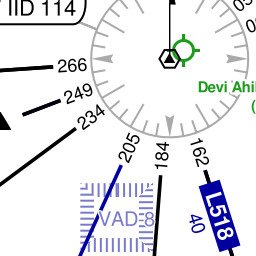
#> input picture AvMapProduct/transparent_avmap_high/sample/2__input.jpg, 256 x 256 px
$ python remove-multiple-colors.py
#> lines starting #> are read from the running program, lines starting #| are printed output that depends on the picture; after the words box and inside, x2 and y2 are one past the last pixel; in counts of white or black regions, pixels touching at a corner belong together
# For multiple Color transparent
import cv2
import numpy as np
# from google.colab.patches import cv2_imshow
# from google.colab import drive
# Mount Google Drive (if needed)
# drive.mount('/content/drive')

# Image file paths
image_path = './sample/2__input.jpg'
output_path = './sample/2__output.webp'

# Define target colors as an array of objects with tolerance
target_colors = [
    {'color': (212, 230, 230), 'tolerance': 0.10},
    {'color': (255, 255, 255), 'tolerance': 0.05},
]

# Load the image
image = cv2.imread(image_path)
#> image is the input picture: shape (256, 256, 3); mean B, G, R 235.9, 231.6, 230.6

# Check if the image is loaded successfully
if image is not None:

  # Convert the image to BGR (in case it's loaded in a different format)
  image = cv2.cvtColor(image, cv2.COLOR_BGRA2BGR)

  # Create masks for each target color
  masks = []
  for color_obj in target_colors:
    target_color = color_obj['color']
    tolerance = color_obj['tolerance']
    target_color_lower = np.array([target_color[0] * (1 - tolerance), target_color[1] * (1 - tolerance), target_color[2] * (1 - tolerance)])
    target_color_upper = np.array([target_color[0] * (1 + tolerance), target_color[1] * (1 + tolerance), target_color[2] * (1 + tolerance)])
    mask = cv2.inRange(image, target_color_lower, target_color_upper)
    print('Mask for color ',target_color)
    # cv2_imshow(mask)
    masks.append(mask)
#> this loop made 2 passes
#> pass 1, `mask = cv2.inRange(image, target_color_lower, target_color_upper)`:
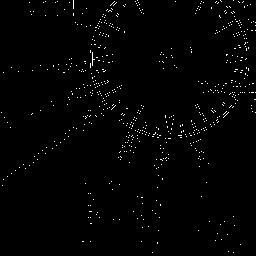
#> mask: shape (256, 256); 1.3% white in thin lines or dots
#> pass 2, `mask = cv2.inRange(image, target_color_lower, target_color_upper)`:
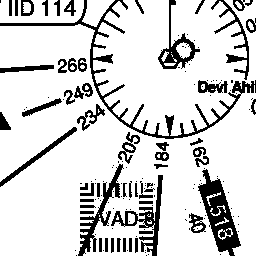
#> mask: shape (256, 256); 83% white; 152 black regions (94 under 20 px), largest, box (x1, y1, x2, y2) and area: (0, 0, 256, 139) 2244, (198, 169, 241, 256) 1522, (111, 175, 163, 256) 904
#> after the loop, masks = 2 items

  # Combine masks (union)
  combined_mask = masks[0]  # Start with the first mask
  for mask in masks[1:]:    # Combine remaining masks with bitwise OR
    combined_mask = cv2.bitwise_or(combined_mask, mask)
#> this loop made 1 pass
#> pass 1, `combined_mask = cv2.bitwise_or(combined_mask, mask)`:
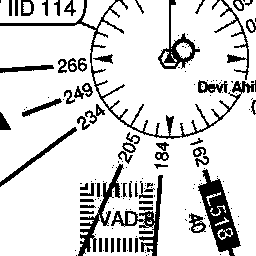
#> combined_mask: shape (256, 256); 84.2% white; 162 black regions (98 under 20 px), largest, box (x1, y1, x2, y2) and area: (0, 0, 256, 139) 1778, (198, 169, 241, 256) 1509, (78, 164, 124, 256) 876

  # [6 lines of commented-out code are left out]
  combined_mask = cv2.bitwise_not(combined_mask)

  # Make the masked region transparent
  transparent_image = cv2.cvtColor(image, cv2.COLOR_BGR2BGRA)
  transparent_image[:, :, 3] = combined_mask

  # Save the transparent image
  cv2.imwrite(output_path, transparent_image)
  # print('Final ')
  # Display the transparent image (if in a compatible environment)
  # cv2_imshow(transparent_image)

$ run again, with AvMapProduct/transparent_avmap_high/sample/1__input.jpg copied over AvMapProduct/transparent_avmap_high/sample/2__input.jpg
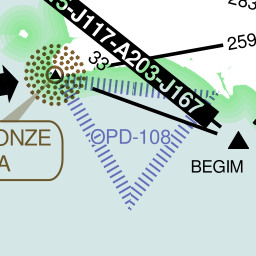
#> input picture AvMapProduct/transparent_avmap_high/sample/1__input.jpg, 256 x 256 px
#> image is the input picture: shape (256, 256, 3); mean B, G, R 202.7, 208.6, 190.7
#> the loop `for color_obj in target_colors:` made 2 passes
#> pass 1, `mask = cv2.inRange(image, target_color_lower, target_color_upper)`:
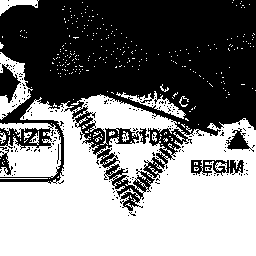
#> mask: shape (256, 256); 50.4% white; 193 black regions (187 under 20 px), largest, box (x1, y1, x2, y2) and area: (0, 0, 256, 211) 30706, (191, 160, 244, 176) 472, (0, 64, 21, 103) 447, (226, 128, 254, 152) 273, (0, 149, 13, 175) 147, (57, 144, 59, 164) 20
#> after the loop `for color_obj in target_colors:`: masks = 2 items
#> the loop `for mask in masks[1:]:` made 1 pass
#> pass 1, `combined_mask = cv2.bitwise_or(combined_mask, mask)`:
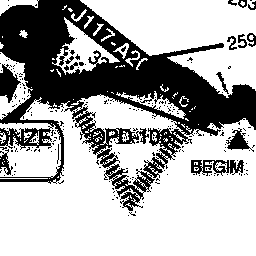
#> combined_mask: shape (256, 256); 67% white; 216 black regions (201 under 20 px), largest, box (x1, y1, x2, y2) and area: (0, 0, 256, 211) 19302, (191, 160, 244, 176) 472, (0, 64, 21, 103) 447

$ run again, with AvMapProduct/transparent_avmap_high/sample/3__input.jpg copied over AvMapProduct/transparent_avmap_high/sample/2__input.jpg
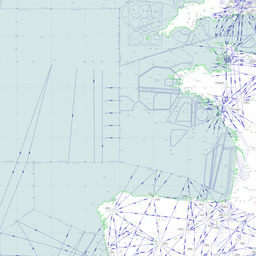
#> input picture AvMapProduct/transparent_avmap_high/sample/3__input.jpg, 256 x 256 px
#> image is the input picture: shape (256, 256, 3); mean B, G, R 231.3, 228.7, 214.4
#> the loop `for color_obj in target_colors:` made 2 passes
#> pass 2, `mask = cv2.inRange(image, target_color_lower, target_color_upper)`:
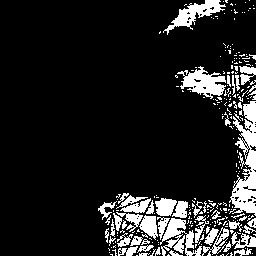
#> mask: shape (256, 256); 13% white; 273 white regions (225 under 20 px), largest, box (x1, y1, x2, y2) and area: (229, 101, 256, 216) 1591, (177, 66, 226, 99) 808, (160, 218, 202, 256) 729
#> after the loop `for color_obj in target_colors:`: masks = 2 items
#> the loop `for mask in masks[1:]:` made 1 pass
#> pass 1, `combined_mask = cv2.bitwise_or(combined_mask, mask)`:
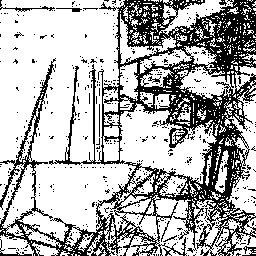
#> combined_mask: shape (256, 256); 69.6% white; black in thin lines or dots
